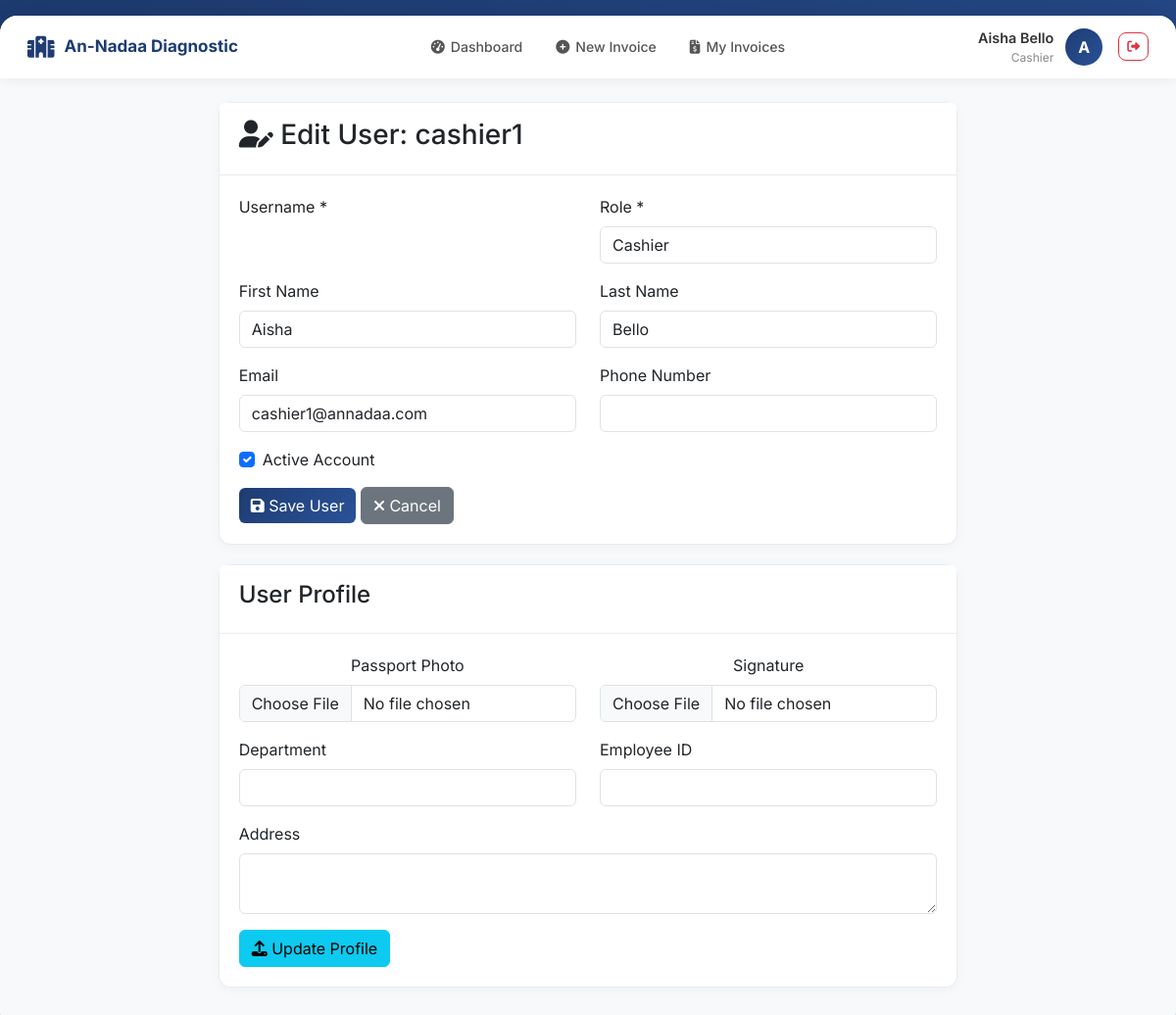
Page /accounts/users/23/edit/ (signed in) on the committed database.
### apps/accounts/models.py (models this page shows, shortened)
class User(AbstractUser):
    ROLE_CHOICES = [
        ('ADMIN', 'Administrator'),
        ('CASHIER', 'Cashier'),
        ('DOCTOR', 'Doctor'),
        ('LAB_TECH', 'Lab Technician'),
    ]
    role = models.CharField(max_length=20, choices=ROLE_CHOICES, default='CASHIER')
    phone_number = models.CharField(max_length=20, blank=True)
    class Meta:
        ordering = ['-date_joined']
    @property
    def is_admin(self):
        return self.role == 'ADMIN'
    @property
    def is_cashier(self):
        return self.role == 'CASHIER'

### apps/accounts/views.py (the view)
# urls.py: path('users/<int:pk>/edit/', views.user_edit, name='user_edit'),
@login_required
@user_passes_test(is_admin)
def user_edit(request, pk):
    user = get_object_or_404(User, pk=pk)
    if request.method == 'POST':
        form = UserEditForm(request.POST, instance=user)
        if form.is_valid():
            form.save()
            messages.success(request, f'User {user.username} updated successfully!')
            return redirect('accounts:user_list')
    else:
        form = UserEditForm(instance=user)
    return render(request, 'accounts/user_form.html', {
        'form': form,
        'title': f'Edit User: {user.username}',
        'user': user,
        'is_edit': True
    })

### apps/accounts/forms.py
class UserEditForm(forms.ModelForm):
    class Meta:
        model = User
        fields = ['first_name', 'last_name', 'email', 'role', 'phone_number', 'is_active']
    def __init__(self, *args, **kwargs):
        super().__init__(*args, **kwargs)
        for field in self.fields:
            self.fields[field].widget.attrs.update({'class': 'form-control'})
        self.fields['is_active'].widget = forms.CheckboxInput(attrs={'class': 'form-check-input'})

### apps/accounts/views.py (called while the page is built)
def is_admin(user):
    return user.is_authenticated and user.role == 'ADMIN'

### templates/accounts/user_form.html (shortened to what this page needs)
{% extends 'base.html' %}
{% block content %}
<div class="row justify-content-center">
    <div class="col-md-8">
        <div class="card">
            <div class="card-header">
                <h3><i class="fas fa-user-{% if is_edit %}edit{% else %}plus{% endif %}"></i> {{ title }}</h3>
            </div>
            <div class="card-body">
                <form method="post">
                    <div class="row">
                        <div class="col-md-6">
                            <div class="mb-3">
                                <label class="form-label">Username *</label>
                            </div>
                        </div>
                        <div class="col-md-6">
                            <div class="mb-3">
                                <label class="form-label">Role *</label>
                                {{ form.role }}
                            </div>
                        </div>
                    </div>
                    <div class="row">
                        <div class="col-md-6">
                            <div class="mb-3">
                                <label class="form-label">First Name</label>
                                {{ form.first_name }}
                            </div>
                        </div>
                        <div class="col-md-6">
                            <div class="mb-3">
                                <label class="form-label">Last Name</label>
                                {{ form.last_name }}
                            </div>
                        </div>
                    </div>
                    <div class="row">
                        <div class="col-md-6">
                            <div class="mb-3">
                                <label class="form-label">Email</label>
                                {{ form.email }}
                            </div>
                        </div>
                        <div class="col-md-6">
                            <div class="mb-3">
                                <label class="form-label">Phone Number</label>
                                {{ form.phone_number }}
                            </div>
                        </div>
                    </div>
                    {% if not is_edit %}
                    <div class="row">
                        <div class="col-md-6">
                            <div class="mb-3">
                                <label class="form-label">Password *</label>
                                {{ form.password1 }}
                                {% if form.password1.errors %}
                                <div class="text-danger small">{{ form.password1.errors }}</div>
                                {% endif %}
                            </div>
                        </div>
                        <div class="col-md-6">
                            <div class="mb-3">
                                <label class="form-label">Confirm Password *</label>
                                {{ form.password2 }}
                                {% if form.password2.errors %}
                                <div class="text-danger small">{{ form.password2.errors }}</div>
                                {% endif %}
                            </div>
                        </div>
                    </div>
                    {% else %}
                    <div class="mb-3">
                        <div class="form-check">
                            {{ form.is_active }}
                            <label class="form-check-label">Active Account</label>
                        </div>
                    </div>
                    {% endif %}
                    <div class="mt-3">
                        <button type="submit" class="btn btn-primary">
                            <i class="fas fa-save"></i> Save User
                        </button>
                        <a href="{% url 'accounts:user_list' %}" class="btn btn-secondary">
                            <i class="fas fa-times"></i> Cancel
                        </a>
                    </div>
                </form>
            </div>
        </div>
        {% if is_edit and user %}
        <div class="card mt-3">
            <div class="card-header">
                <h4>User Profile</h4>
            </div>
            <div class="card-body">
                <form action="{% url 'accounts:profile_edit' %}" method="post" enctype="multipart/form-data">
                    <div class="row">
                        <div class="col-md-6 text-center">
                            <label class="form-label">Passport Photo</label>
                            <input type="file" name="passport_photo" class="form-control" accept="image/*">
                        </div>
                        <div class="col-md-6 text-center">
                            <label class="form-label">Signature</label>
                            <input type="file" name="signature" class="form-control" accept="image/*">
                        </div>
                    </div>
                    <div class="row mt-3">
                        <div class="col-md-6">
                            <div class="mb-3">
                                <label class="form-label">Department</label>
                                <input type="text" name="department" class="form-control" value="{{ user.profile.department }}">
                            </div>
                        </div>
                        <div class="col-md-6">
                            <div class="mb-3">
                                <label class="form-label">Employee ID</label>
                                <input type="text" name="employee_id" class="form-control" value="{{ user.profile.employee_id }}">
                            </div>
                        </div>
                    </div>
                    <div class="mb-3">
                        <label class="form-label">Address</label>
                        <textarea name="address" class="form-control" rows="2">{{ user.profile.address }}</textarea>
                    </div>
                    <button type="submit" class="btn btn-info">
                        <i class="fas fa-upload"></i> Update Profile
                    </button>
                </form>
            </div>
        </div>
        {% endif %}
    </div>
</div>
{% endblock %}

### templates/base.html (shortened to what this page needs)
<!DOCTYPE html>
<html lang="en">
<head>
    <link href="https://cdn.jsdelivr.net/npm/bootstrap@5.3.0/dist/css/bootstrap.min.css" rel="stylesheet">
    <link rel="stylesheet" href="https://cdnjs.cloudflare.com/ajax/libs/font-awesome/6.4.0/css/all.min.css">
    <link href="https://cdn.jsdelivr.net/npm/select2@4.1.0-rc.0/dist/css/select2.min.css" rel="stylesheet">
    <link href="https://cdn.jsdelivr.net/npm/select2-bootstrap-5-theme@1.3.0/dist/select2-bootstrap-5-theme.min.css" rel="stylesheet">
</head>
<body>
<div class="app-container">
    {% if user.is_authenticated %}
    <nav class="navbar-custom">
        <a class="nav-brand" href="{% url 'dashboard:home' %}">
            <i class="fas fa-hospital-alt"></i>
            <span>An-Nadaa Diagnostic</span>
        </a>
        <div class="nav-menu">
            <a href="{% url 'dashboard:home' %}" class="nav-item">
                <i class="fas fa-tachometer-alt"></i> Dashboard
            </a>
            {% if user.is_admin %}
                <a href="{% url 'invoices:list' %}" class="nav-item">
                    <i class="fas fa-file-invoice-dollar"></i> Invoices
                </a>
                <a href="{% url 'invoices:create' %}" class="nav-item">
                    <i class="fas fa-plus-circle"></i> New Invoice
                </a>
                <a href="{% url 'services:list' %}" class="nav-item">
                    <i class="fas fa-flask"></i> Services
                </a>
                <a href="{% url 'reports:list' %}" class="nav-item">
                    <i class="fas fa-file-medical"></i> Reports
                </a>
                <a href="{% url 'accounts:user_list' %}" class="nav-item">
                    <i class="fas fa-users-cog"></i> Users
                </a>
            {% elif user.is_cashier %}
                <a href="{% url 'invoices:create' %}" class="nav-item">
                    <i class="fas fa-plus-circle"></i> New Invoice
                </a>
                <a href="{% url 'invoices:list' %}" class="nav-item">
                    <i class="fas fa-file-invoice-dollar"></i> My Invoices
                </a>
            {% endif %}
        </div>
        <div class="user-profile">
            <div class="user-info">
                <div class="user-name">{{ user.get_full_name|default:user.username }}</div>
                <div class="user-role">{{ user.get_role_display }}</div>
            </div>
            <div class="user-avatar">
                {{ user.get_full_name|first|default:user.username|first|upper }}
            </div>
            <a href="{% url 'accounts:logout' %}" class="btn btn-sm btn-outline-danger ms-1"
               onclick="return confirm('Log out?')" style="border-radius:8px; font-size:.8rem;">
                <i class="fas fa-sign-out-alt"></i>
            </a>
        </div>
    </nav>
    {% endif %}
    <div class="main-content">
        {% block content %}{% endblock %}
    </div>
</div>
</body>
</html>

### templates/base.html (style rules this page uses)
* { margin: 0; padding: 0; box-sizing: border-box; }
body { font-family: 'Inter', sans-serif; background: linear-gradient(135deg, #1e3c72 0%, #2a5298 100%); min-height: 100vh; }
.app-container { max-width: 1440px; margin: 16px auto; background: #f8f9fb; border-radius: 18px; box-shadow: 0 20px 60px rgba(0,0,0,.3); overflow: hidden; }
.navbar-custom { background: #fff; padding: 12px 28px; box-shadow: 0 2px 12px rgba(0,0,0,.06); display: flex; justify-content: space-between; align-items: center; gap: 16px; flex-wrap: wrap; }
.nav-brand { display: flex; align-items: center; gap: 10px; text-decoration: none; }
.nav-brand i { font-size: 22px; color: #1e3c72; }
.nav-brand span { font-size: 17px; font-weight: 700; color: #1e3c72; }
.nav-menu { display: flex; gap: 6px; align-items: center; flex-wrap: wrap; }
.nav-item { display: flex; align-items: center; gap: 6px; color: #555; cursor: pointer; padding: 7px 14px; border-radius: 8px; transition: all .2s; text-decoration: none; font-size: .88rem; font-weight: 500; }
.user-profile { display: flex; align-items: center; gap: 12px; }
.user-info { text-align: right; }
.user-name { font-weight: 600; font-size: .9rem; color: #333; }
.user-role { font-size: .75rem; color: #888; }
.user-avatar { width: 38px; height: 38px; background: linear-gradient(135deg, #1e3c72, #2a5298); border-radius: 50%; display: flex; align-items: center; justify-content: center; color: #fff; font-weight: 700; font-size: 1rem; flex-shrink: 0; }
.main-content { padding: 24px 28px; }
.card { background: #fff; border-radius: 12px; border: 1px solid #e8ecf0; box-shadow: 0 2px 12px rgba(0,0,0,.04); margin-bottom: 20px; }
.card-header { padding: 16px 20px; border-bottom: 1px solid #e8ecf0; background: #fff; border-radius: 12px 12px 0 0; }
.card-body { padding: 20px; }
.btn-primary { background: linear-gradient(135deg, #1e3c72, #2a5298); border: none; }

### rows in the picture
User: get_full_name "Aisha Bello", role "Cashier", get_full_name|first "A", first_name "Aisha", last_name "Bello", email "cashier1@annadaa.com", is_active "☑"

### other values in the picture
{{ title }} "Edit User: cashier1"
